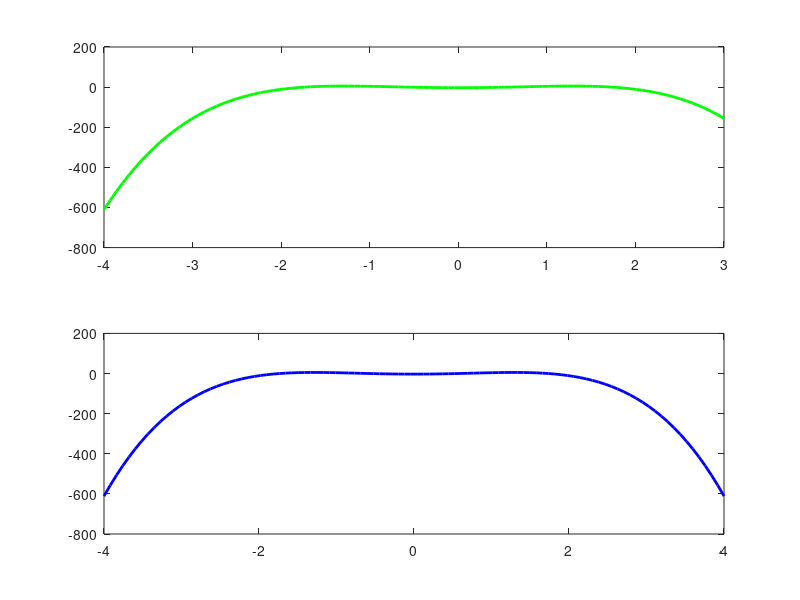

Recreate this plot in MATLAB.
% Создать два отдельных графика функции f (x) = −3 * x^4 +10 * x^2 − 3: один
% для –4 ≤ x ≤ 3, второй для –4 ≤ x ≤ 4

x1 = linspace(-4, 3);
x2 = linspace(-4, 4);

y1 =  -3 * x1.^4 +10 * x1.^2 - 3;
y2 =  -3 * x2.^4 +10 * x2.^2 - 3;

subplot(2, 1, 1);
graph1 = plot(x1, y1, 'LineWidth', 2, 'Color' ,'g');

subplot(2, 1, 2);
graph2 = plot(x2, y2, 'LineWidth', 2, 'Color' ,'b');